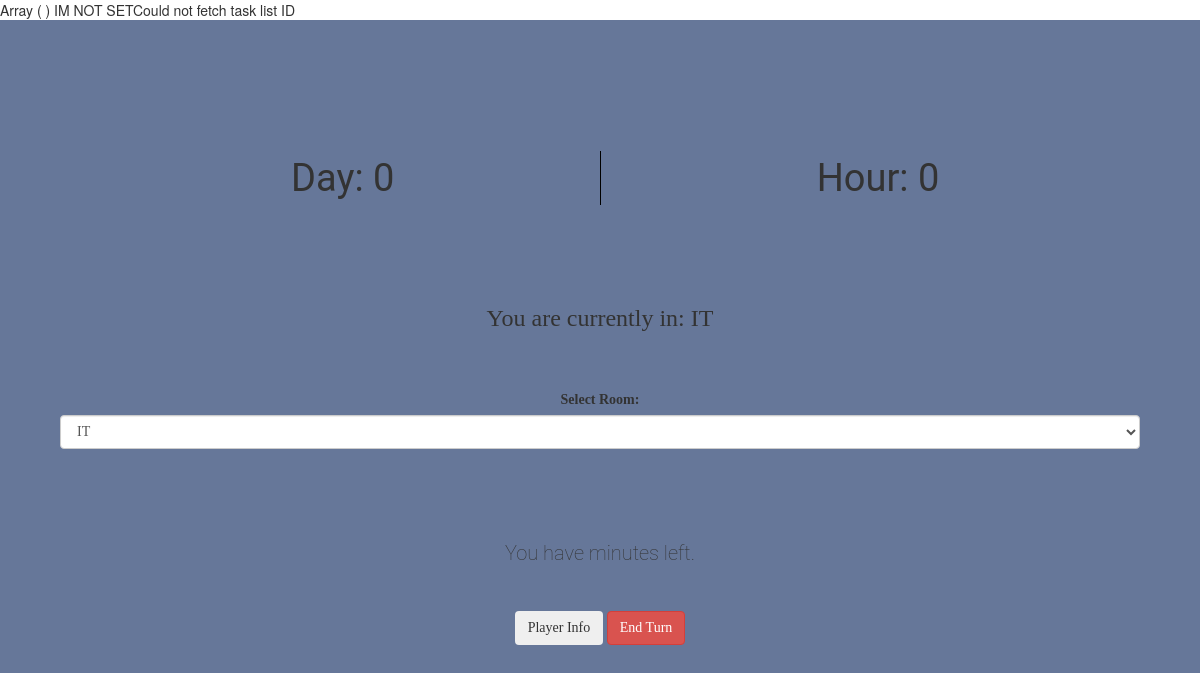
/, run on an earlier commit of the app's database.
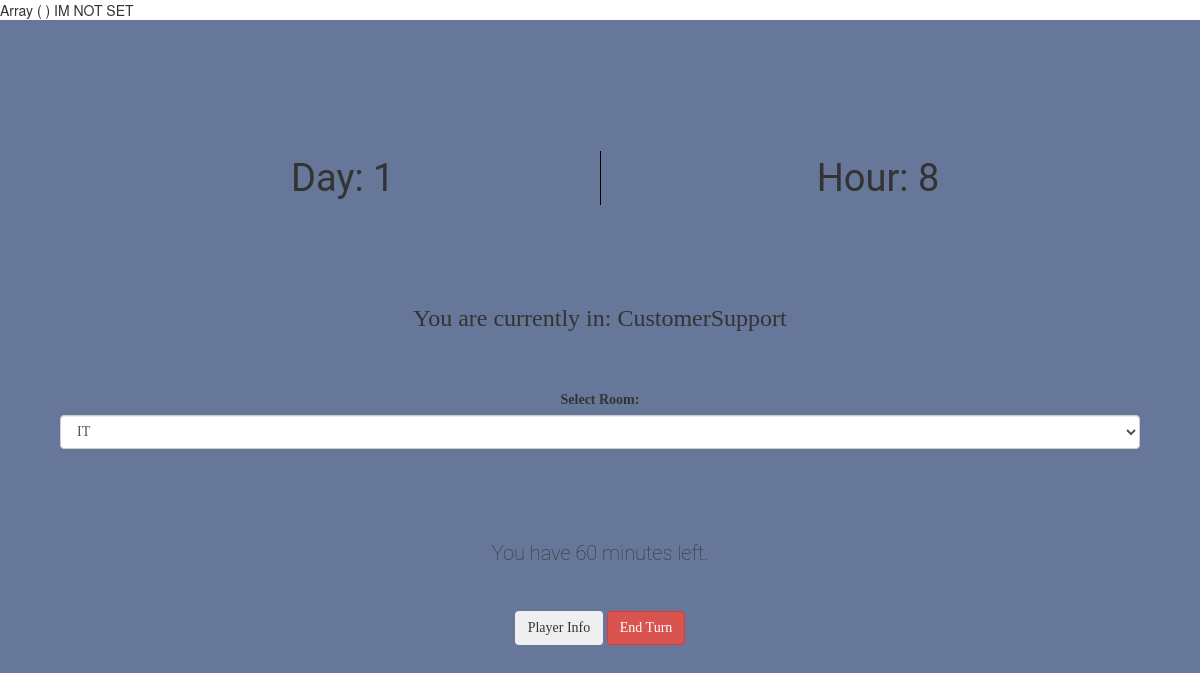
And on a later commit of the database.
### tables this page shows
CREATE TABLE `TBLTime` (
  `Day` int(11) NOT NULL,
  `Hour` int(11) NOT NULL
);

CREATE TABLE `Players` (
  `Player_ID` int(11) NOT NULL AUTO_INCREMENT,
  `Turn_ID` int(11) NOT NULL,
  `Name` VARCHAR(50) NOT NULL,
  `Location` int(11) NOT NULL,
  `Minutes` int(11) NOT NULL DEFAULT 60,
   PRIMARY KEY (Player_ID)
);

### index.php (the view, shortened to what this page needs)
<!doctype html>
<html>
  <?php
  require_once "controllers/dbmanager.php";
  $dbManager = new DBManager();
  $playerID = 1;
  $dbManager->setPlayer($playerID);
  print_r($_POST);
  if (isset($_POST["task"])) {
    $dbManager->doTaskForPerson($_POST["taskid"]);
  } else {
    echo "IM NOT SET";
  }
  $day = $dbManager->getDay();
  $hour = $dbManager->getHour();
  $location = $dbManager->getLocation();
  $avalableTasks = $dbManager->fetchTaskList($location);
  $timeLeft = $dbManager->getMinutes();
  $rooms = array("IT", "Reception", "Bathroom", "BreakRoom", "CustomerSupport", "HR", "BossOffice", "Lobby", "CopyRoom", "BoardRoom");
  $showModal = false;
  ?>
  <head>
    <link rel="stylesheet" href="node_modules/bootstrap/dist/css/bootstrap.css">
    <link rel="stylesheet" href="https://maxcdn.bootstrapcdn.com/font-awesome/4.4.0/css/font-awesome.min.css">
    <link rel="stylesheet" href="assets/css/main.css">
  </head>
  <body>
    <?php if(!$showModal) { ?>
    <div class="mainContainer">
      <div class="mainHeader">
        <div class="row">
          <p class="col-xs-6 currentDay">Day: <?php echo $day; ?></p>
          <p class="col-xs-6 currentHour"> Hour: <?php echo $hour; ?></p>
        </div>
      </div>
      <div class="roomSelector">
        <p class="roomSelectorText">You are currently in: <?php echo $rooms[$location] ?></p>
        <div class="form-group">
          <label for="sel1">Select Room:</label>
          <select class="form-control" id="sel1">
            <?php if($rooms): ?>
            <?php foreach($rooms as $key => $items): ?>
            <?php echo " <option> " . $items . "</option>"; ?>
            <?php endforeach; ?>
            <?php endif; ?>
          </select>
        </div>
      </div>
      <div class="mainFooter">
        <p class="userMinutes">You have <?php echo $timeLeft; ?> minutes left.</p>
        <button class="btn btn-dark infoButton" type="button" >Player Info</button>
        <button class="btn btn-danger endTurnBtn" type="button">End Turn</button>
      </div>
    </div>
    <?php } ?>
  </body>
</html>

### controllers/dbmanager.php (shortened to what this page needs)
<?php
class DBManager {
  private $servername = "localhost";
  private $username = "ocdoc";
  private $password = "password";
  private $dbname = "ocdoc";
  private $playerID = 0;
  private $day = 0;
  private $hour = 0;
  public function setPlayer($id) {
    $conn = $this->openConnection();
    $sql = "SELECT * FROM Players WHERE Player_ID = " . $id . ";";
    $result = $conn->query($sql);
    while ($row = $result->fetch_assoc()){
      $this->playerID = (int)$row["Player_ID"];
    }
    return $this->playerID;
  }
  public function getMinutes() {
    $conn = $this->openConnection();
    $playerMinutes = $this->getPlayerMinutes($conn);
    return $playerMinutes;
  }
  public function fetchTaskList($location) {
      $conn = $this->openConnection();
      $taskListID = $this->findTaskListID($conn, $location);
      if (!$taskListID) {
        echo "Could not fetch task list ID";
        return;
      }
      $sql = "SELECT * FROM Tasks LEFT JOIN NPC ON NPC.TaskList_ID = Tasks.TaskList_ID WHERE Tasks.TaskList_ID = \"" . $taskListID . "\" AND Tasks.Req_Room = " . $location . ";";
      if ($result = $conn->query($sql)) {
        $locationTaskList = array();
        return $locationTaskList;
      }
  }
  private function findTaskListID($conn, $location) {
    $sql = "SELECT TaskList_ID FROM NPC WHERE Location = " . $location . ";";
    if (!$result = $conn->query($sql)) {
      return;
    }
    while ($row = $result->fetch_assoc()) {
      $taskListID = $row["TaskList_ID"];
      return $taskListID;
    }
  }
  public function getDay() {
    $conn = $this->openConnection();
    $sql = "SELECT Day FROM TBLTime;";
    $result = $conn->query($sql);
    while ($row = $result->fetch_assoc()) {
      $this->day = $row["Day"];
    }
    return $this->day;
  }
  public function getHour() {
    $conn = $this->openConnection();
    $sql = "SELECT Hour FROM TBLTime;";
    $result = $conn->query($sql);
    while ($row = $result->fetch_assoc()) {
      $this->hour = $row["Hour"];
    }
    return $this->hour;
  }
  public function openConnection() {
    $conn = new mysqli($this->servername, $this->username, $this->password, $this->dbname);
    return $conn;
  }
  private function getPlayerMinutes($conn) {
    $sql = "SELECT Minutes FROM Players WHERE Player_ID = " . $this->playerID . ";";
    $result = $conn->query($sql);
    if ($row = $result->fetch_assoc()) {
      $oldMinutes = $row["Minutes"];
    }
    return $oldMinutes;
  }
}
?>

### assets/css/main.css (style rules this page uses)
.mainContainer { font-family: "Roboto Slab"; background-color: #667799; align-content: center; width: 100%; top: 0; left: 0; right: 0; bottom: 0; padding: 10% 5%; text-align: center; min-height: 100%; background-size: 100% !important; }
.mainHeader { margin-top: 1%; margin-bottom: 8%; font-family: 'Roboto', sans-serif; font-size: 24px; }
.currentDay { font-size: 38px; padding-left: 5%; }
.currentHour { font-size: 38px; border-left: 1px solid black; }
.roomSelectorText { font-size: 24px; margin-bottom: 5%; }
.userMinutes { margin-top: 2%; margin-bottom: 4%; font-family: 'Roboto', serif; font-size: 20px; font-weight: 100 !important; }

What changed in the data, as far as the page shows it:
added tbltime: Day "1", Hour "8"
added players: Location "CustomerSupport", Minutes "60"
Also different on the page:
$day: "0" → (not shown)
$hour: "0" → (not shown)
$rooms[$location]: "IT" → (not shown)
text no longer shown: "Could not fetch task list ID"
